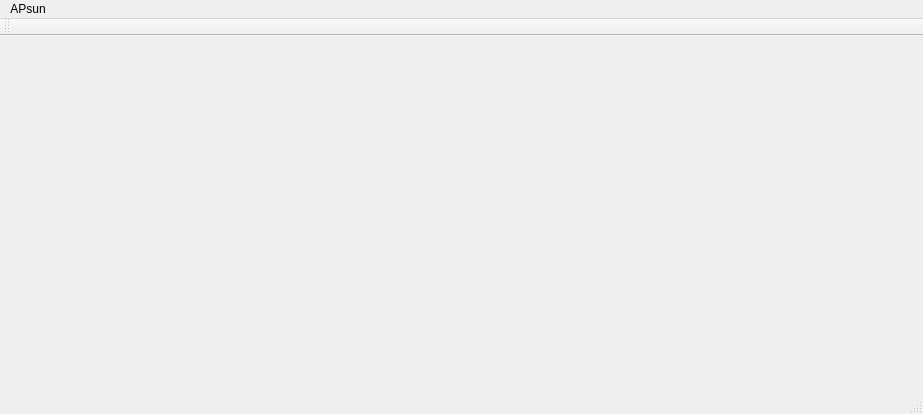
<?xml version="1.0" encoding="UTF-8"?>
<ui version="4.0">
 <class>MainWindow</class>
 <widget class="QMainWindow" name="MainWindow">
  <property name="geometry">
   <rect>
    <x>0</x>
    <y>0</y>
    <width>923</width>
    <height>414</height>
   </rect>
  </property>
  <property name="windowTitle">
   <string>MainWindow</string>
  </property>
  <widget class="QWidget" name="centralWidget"/>
  <widget class="QMenuBar" name="menuBar">
   <property name="geometry">
    <rect>
     <x>0</x>
     <y>0</y>
     <width>923</width>
     <height>19</height>
    </rect>
   </property>
   <widget class="QMenu" name="menuAPsun">
    <property name="title">
     <string>APsun</string>
    </property>
   </widget>
   <addaction name="menuAPsun"/>
  </widget>
  <widget class="QToolBar" name="mainToolBar">
   <attribute name="toolBarArea">
    <enum>TopToolBarArea</enum>
   </attribute>
   <attribute name="toolBarBreak">
    <bool>false</bool>
   </attribute>
  </widget>
  <widget class="QStatusBar" name="statusBar"/>
 </widget>
 <layoutdefault spacing="6" margin="11"/>
 <resources/>
 <connections/>
</ui>
